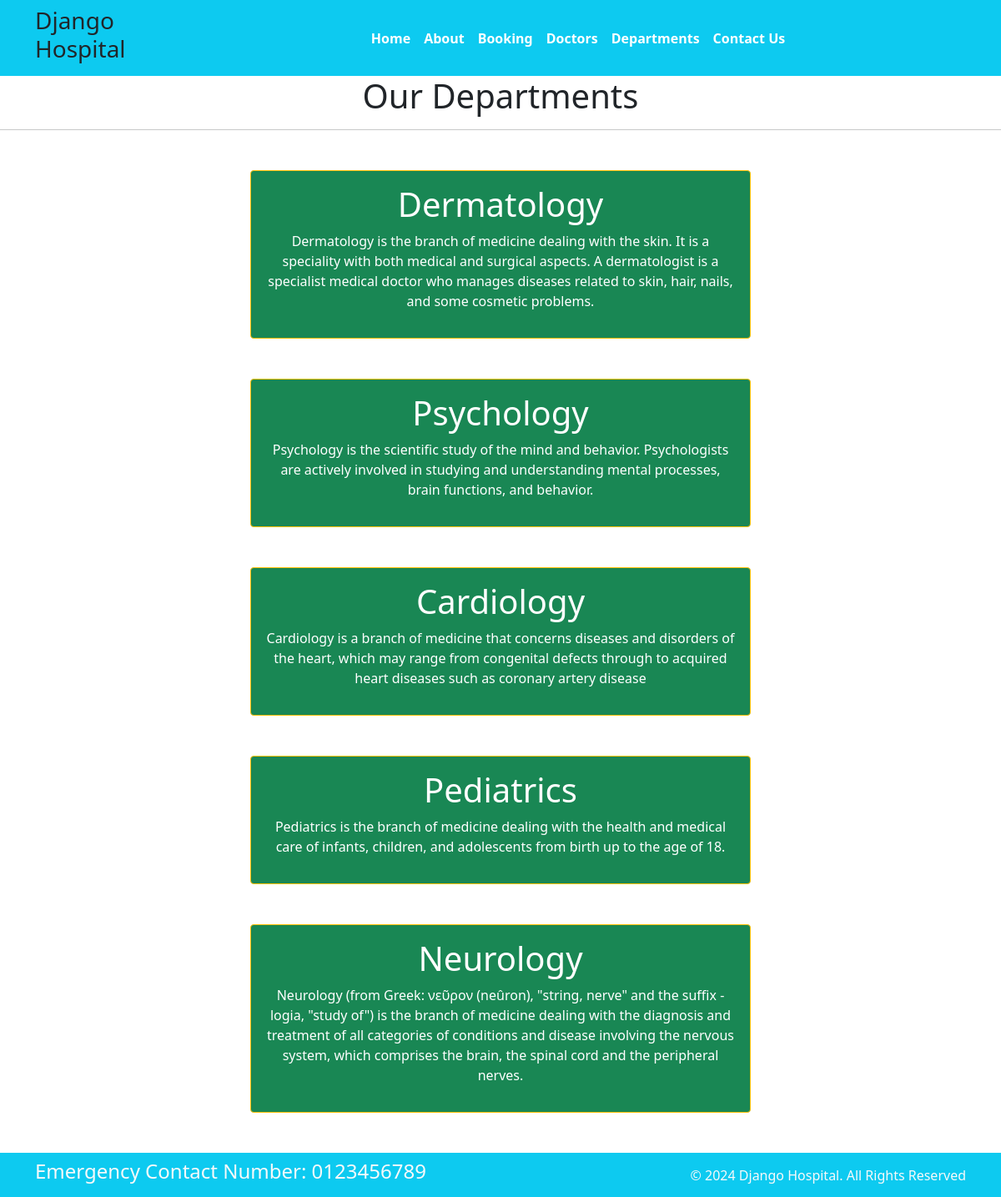
Screenshot of /department with the database file from the repository.
### home/models.py (models this page shows, shortened)
class Departments(models.Model):
    dept_name = models.CharField(max_length=100)
    dept_description = models.TextField()

### home/views.py (the view)
# urls.py: path('department', views.department, name='department'),
def department(request):
    dict_dept = {
        'dept': Departments.objects.all()
    }
    return render(request, 'department.html', dict_dept)

### templates/department.html (shortened to what this page needs)
{% extends 'base.html' %}
{% block content %}
<h1 class="text-center">Our Departments</h1>
<hr>
{% for d in dept %}
<div class="mx-auto w-50 bg-success text-center text-white p-3 my-5 border border-warning rounded">
    <h1>{{d.dept_name}}</h1>
    <p>{{d.dept_description}}</p>
</div>
{% endfor %}
{% endblock %}

### rows the page displays
Departments: dept_name "Dermatology", dept_description "Dermatology is the branch of medicine dealing with the skin. It is a speciality with both medical and surgical aspects. A dermatologist is a specialist medical doctor who manages diseases related to skin, hair, nails, and some cosmetic problems."
Departments: dept_name "Psychology", dept_description "Psychology is the scientific study of the mind and behavior. Psychologists are actively involved in studying and understanding mental processes, brain functions, and behavior."
Departments: dept_name "Cardiology", dept_description "Cardiology is a branch of medicine that concerns diseases and disorders of the heart, which may range from congenital defects through to acquired heart diseases such as coronary artery disease"
Departments: dept_name "Pediatrics", dept_description "Pediatrics is the branch of medicine dealing with the health and medical care of infants, children, and adolescents from birth up to the age of 18."
Departments: dept_name "Neurology", dept_description "Neurology (from Greek: νεῦρον (neûron), \"string, nerve\" and the suffix -logia, \"study of\") is the branch of medicine dealing with the diagnosis and treatment of all categories of conditions and disease involving the nervous system, which comprises the brain, the spinal cord and the peripheral nerves."
